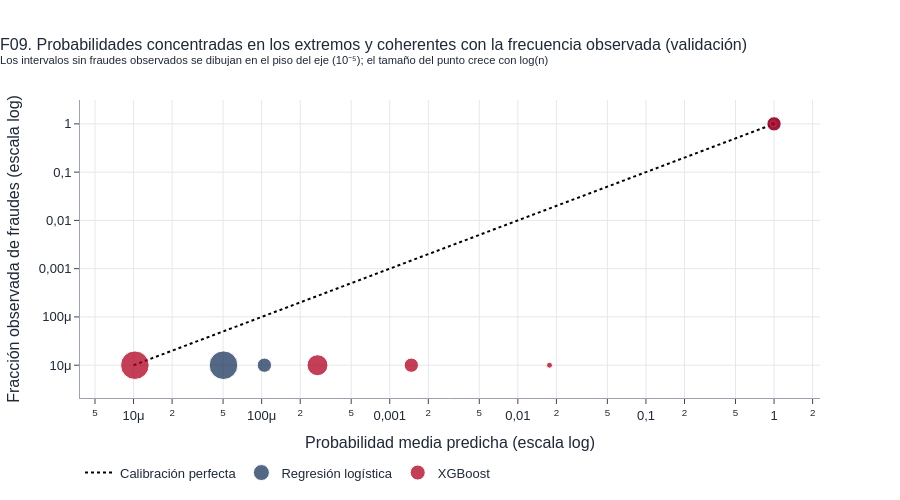

Source (notebook cell):
### Markdown cell above
## Sección 7. Calibración
Una probabilidad está calibrada si, entre las operaciones con 0,8, cerca del 80% son fraude. No cambia el orden ni la PR-AUC, pero importa al comunicar el puntaje. Se compara el Brier con el de predecir siempre la prevalencia y se grafica la curva de confiabilidad. Con clases casi separadas, las probabilidades se concentran cerca de 0 y de 1: un Brier casi nulo refleja esa separación y dice poco sobre las probabilidades intermedias, que casi no se observan.

### Code cell
# 7.1 Brier, Brier de referencia y curva de confiabilidad en validación
prev_va = y_va.mean()
brier_ref = brier_score_loss(y_va, np.full(len(y_va), prev_va))
BORDES = np.array([0, 1e-4, 1e-3, 1e-2, 0.1, 0.5, 0.9, 0.99, 1 + 1e-12])
cal_filas = []
fig = go.Figure()
fig.add_scatter(x=[1e-5, 1], y=[1e-5, 1], mode="lines", line=dict(color="black", dash="dot"), name="Calibración perfecta")
for fam, color in [(CAMPEON, COLOR_LEGIT), (RETADOR, COLOR_FRAUD)]:
    pv = p_va[fam]
    idx = np.digitize(pv, BORDES) - 1
    g = pd.DataFrame({"bin": idx, "p": pv, "y": y_va}).groupby("bin").agg(n=("y", "size"), pred=("p", "mean"), obs=("y", "mean"))
    fig.add_scatter(x=g["pred"].clip(lower=1e-5), y=g["obs"].clip(lower=1e-5), mode="markers", name=fam,
                    marker=dict(color=color, size=np.clip(np.log10(g["n"] + 1) * 5, 6, 30), opacity=0.75, line=dict(width=1, color="white")),
                    customdata=g[["n"]], hovertemplate="predicha %{x:.4f}<br>observada %{y:.4f}<br>n = %{customdata[0]:,}<extra></extra>")
    b = brier_score_loss(y_va, pv)
    cal_filas.append({"Modelo": fam, "Brier": b, "Brier de referencia": brier_ref, "Brier skill score": 1 - b / brier_ref,
                      "Probabilidad media predicha": pv.mean(), "Prevalencia observada": prev_va})
fig.update_xaxes(type="log", title_text="Probabilidad media predicha (escala log)")
fig.update_yaxes(type="log", title_text="Fracción observada de fraudes (escala log)")
fig.update_layout(title="F09. Probabilidades concentradas en los extremos y coherentes con la frecuencia observada (validación)<br>"
                        "<sup>Los intervalos sin fraudes observados se dibujan en el piso del eje (10⁻⁵); el tamaño del punto crece con log(n)</sup>",
                  height=500, margin=dict(t=100, b=90), legend=dict(orientation="h", y=-0.2))
fig.show(); guardar_fig(fig, "F09_calibracion")
cal = pd.DataFrame(cal_filas)
display(cal.style.format({c: "{:.3e}" for c in ("Brier", "Brier de referencia")} | {"Brier skill score": "{:+.4f}",
                         "Probabilidad media predicha": "{:.5f}", "Prevalencia observada": "{:.5f}"}))
for _, f in cal.iterrows():
    juicio = "mejor que la referencia" if f["Brier skill score"] > 0 else "peor que la referencia"
    print(f"{f['Modelo']}: Brier {f['Brier']:.2e} frente a {f['Brier de referencia']:.2e} de referencia ({juicio}; skill score {f_num(f['Brier skill score'], 3)}). "
          f"Probabilidad media predicha {f_pct(f['Probabilidad media predicha'], 3)} frente a una prevalencia de {f_pct(f['Prevalencia observada'], 3)}.")

### Figure 1 — Plotly figure (JSON) as saved in the notebook; plotly's stock layout.template omitted (floating-point values rounded to 4 significant figures)
{"data": [{"line": {"color": "black", "dash": "dot"}, "mode": "lines", "name": "Calibración perfecta", "type": "scatter", "x": [1e-05, 1], "y": [1e-05, 1]}, {"customdata": [[533666], [728], [738]], "hovertemplate": "predicha %{x:.4f}<br>observada %{y:.4f}<br>n = %{customdata[0]:,}<extra></extra>", "marker": {"color": "#1B365D", "line": {"color": "white", "width": 1}, "opacity": 0.75, "size": [28.64, 14.31, 14.34]}, "mode": "markers", "name": "Regresión logística", "type": "scatter", "x": [5.036e-05, 0.000105, 0.999], "y": [1e-05, 1e-05, 1.0]}, {"customdata": [[517986], [15683], [717], [8], [8], [730]], "hovertemplate": "predicha %{x:.4f}<br>observada %{y:.4f}<br>n = %{customdata[0]:,}<extra></extra>", "marker": {"color": "#B00020", "line": {"color": "white", "width": 1}, "opacity": 0.75, "size": [28.57, 20.98, 14.28, 6.0, 6.0, 14.32]}, "mode": "markers", "name": "XGBoost", "type": "scatter", "x": [1.024e-05, 0.0002729, 0.001473, 0.01766, 0.9848, 1.0], "y": [1e-05, 1e-05, 1e-05, 1e-05, 1.0, 1.0]}], "layout": {"height": 500, "legend": {"orientation": "h", "y": -0.2}, "margin": {"b": 90, "t": 100}, "title": {"text": "F09. Probabilidades concentradas en los extremos y coherentes con la frecuencia observada (validación)<br><sup>Los intervalos sin fraudes observados se dibujan en el piso del eje (10⁻⁵); el tamaño del punto crece con log(n)</sup>"}, "xaxis": {"title": {"text": "Probabilidad media predicha (escala log)"}, "type": "log"}, "yaxis": {"title": {"text": "Fracción observada de fraudes (escala log)"}, "type": "log"}}}
